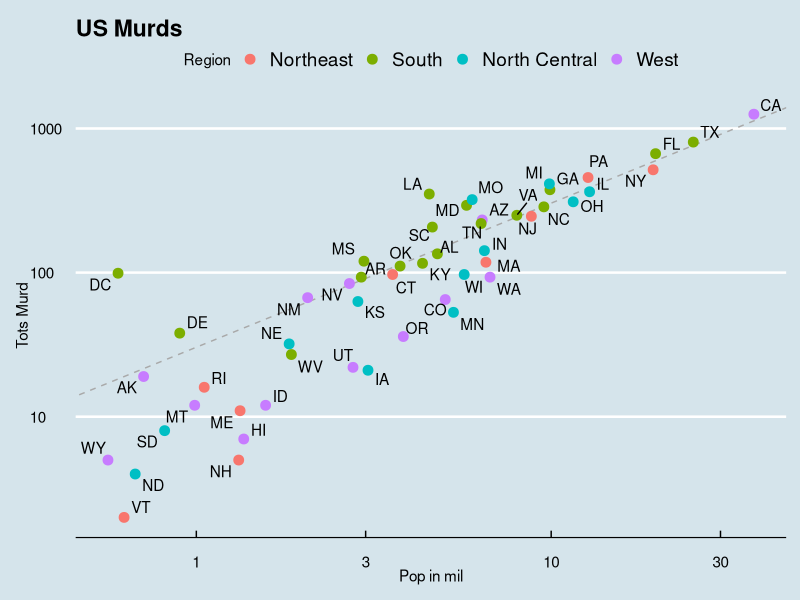
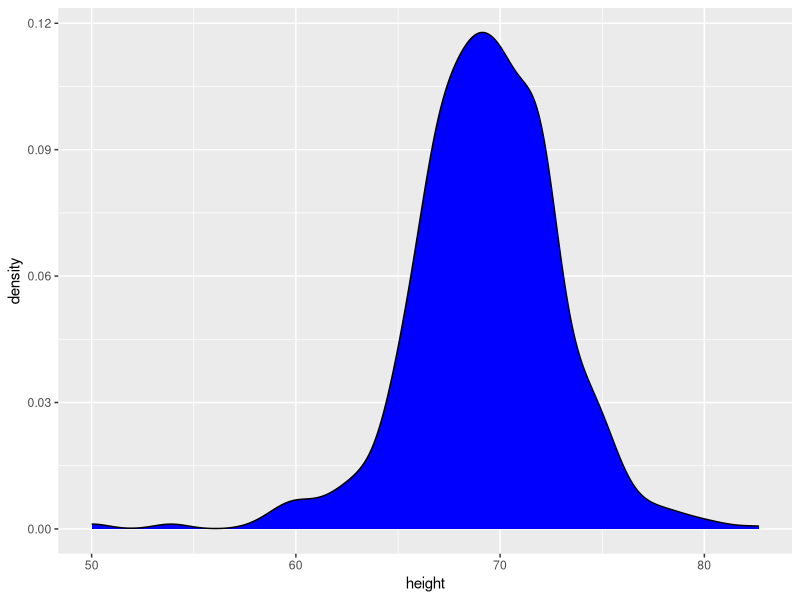
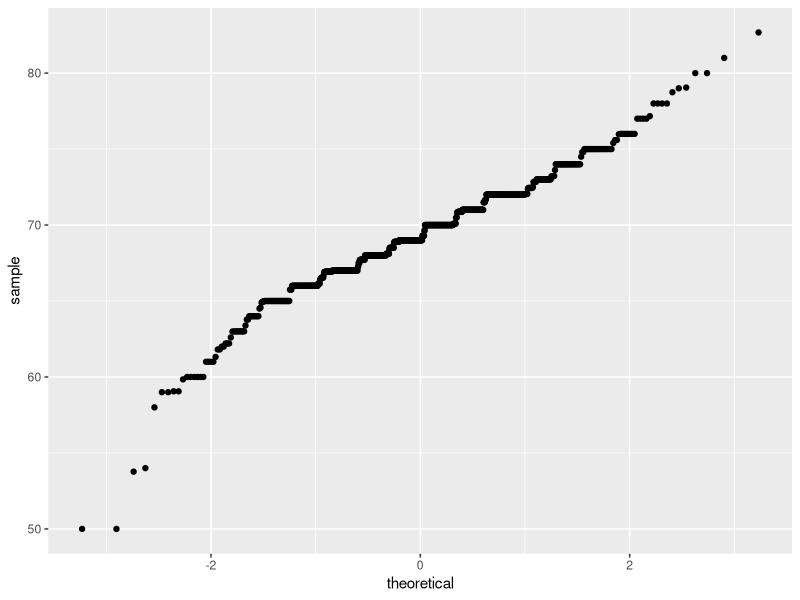
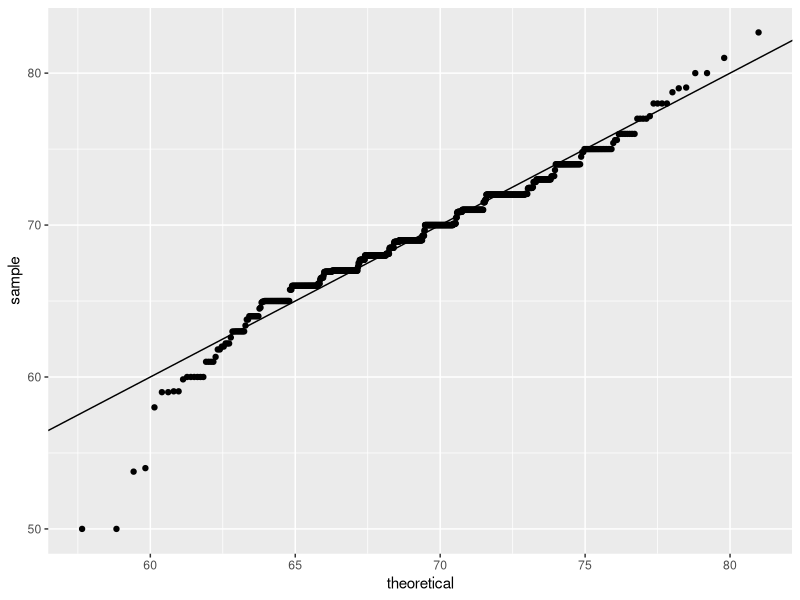
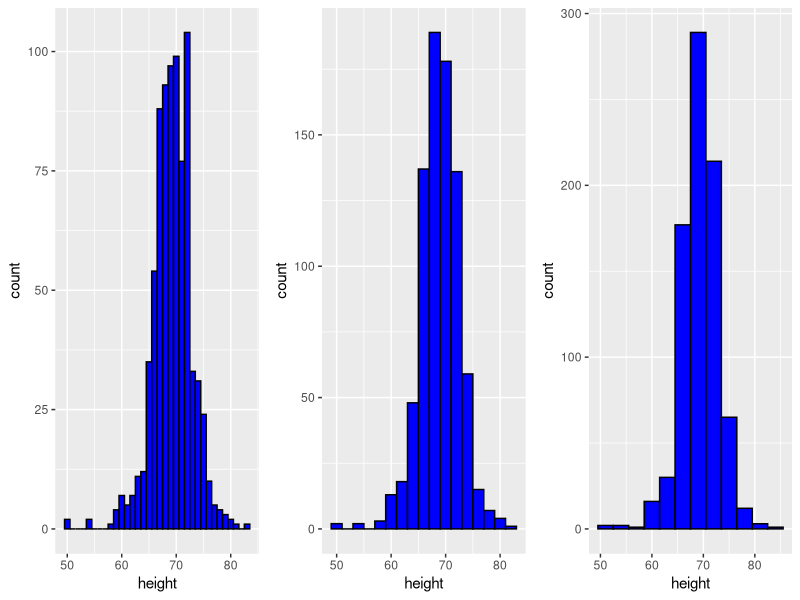

These figures' R source, in order:
# RB1 Edits
library(dplyr)
library(dslabs)
data(murders)
library(ggthemes)
library(ggrepel)


r <- murders %>% summarize(rate= sum(total)/sum(population)*10^6) %>% .$rate
p <- murders %>% ggplot(aes(x=population/10^6,y=total,label=abb))+
    geom_abline(intercept = log10(r), lty=2,color="darkgrey")+
    geom_point(aes(col=region),size=3)+
  geom_text_repel()+
 #   geom_text(nudge_x = .08)+
    scale_x_log10()+
    scale_y_log10()+
    xlab("Pop in mil")+
    ylab("Tots Murd")+
    ggtitle("US Murds")+
    scale_color_discrete(name="Region")
    
p <- p + theme_economist() 
p

h <- heights %>% filter(sex=="Male") %>% ggplot(aes(x=height))
h + geom_density(binwidth = 1, fill="blue", col="black")
h <- heights %>% filter(sex=="Male") %>% ggplot(aes(sample=height))
h + geom_qq()

params<- heights %>% filter(sex=="Male") %>% summarize(mean=mean(height), sd=sd(height))
h <- heights %>% filter(sex=="Male") %>% ggplot(aes(sample=height))
h + geom_qq(dparams = params) + geom_abline()

library(gridExtra)
p <- heights %>% filter(sex=="Male") %>% ggplot(aes(x=height))
p1 <- p + geom_histogram(binwidth = 1, fill="blue", col="black")
p2 <- p + geom_histogram(binwidth = 2, fill="blue", col="black")
p3 <- p + geom_histogram(binwidth = 3, fill="blue", col="black")
grid.arrange(p1,p2,p3,ncol=3)


library(tidyverse)
s <- heights %>% filter(sex == "Male") %>% summarize(average=mean(height),std=sd(height))


heights %>% group_by(sex) %>% summarize(mean=mean(height), sd=sd(height))

murders$rate<- murders$total/murders$population*10^5
murders %>% group_by(region) %>% summarize(median=median(rate))
murders %>% arrange(rate) %>% head()
murders %>% arrange(region,desc(rate)) %>% top_n(10)
